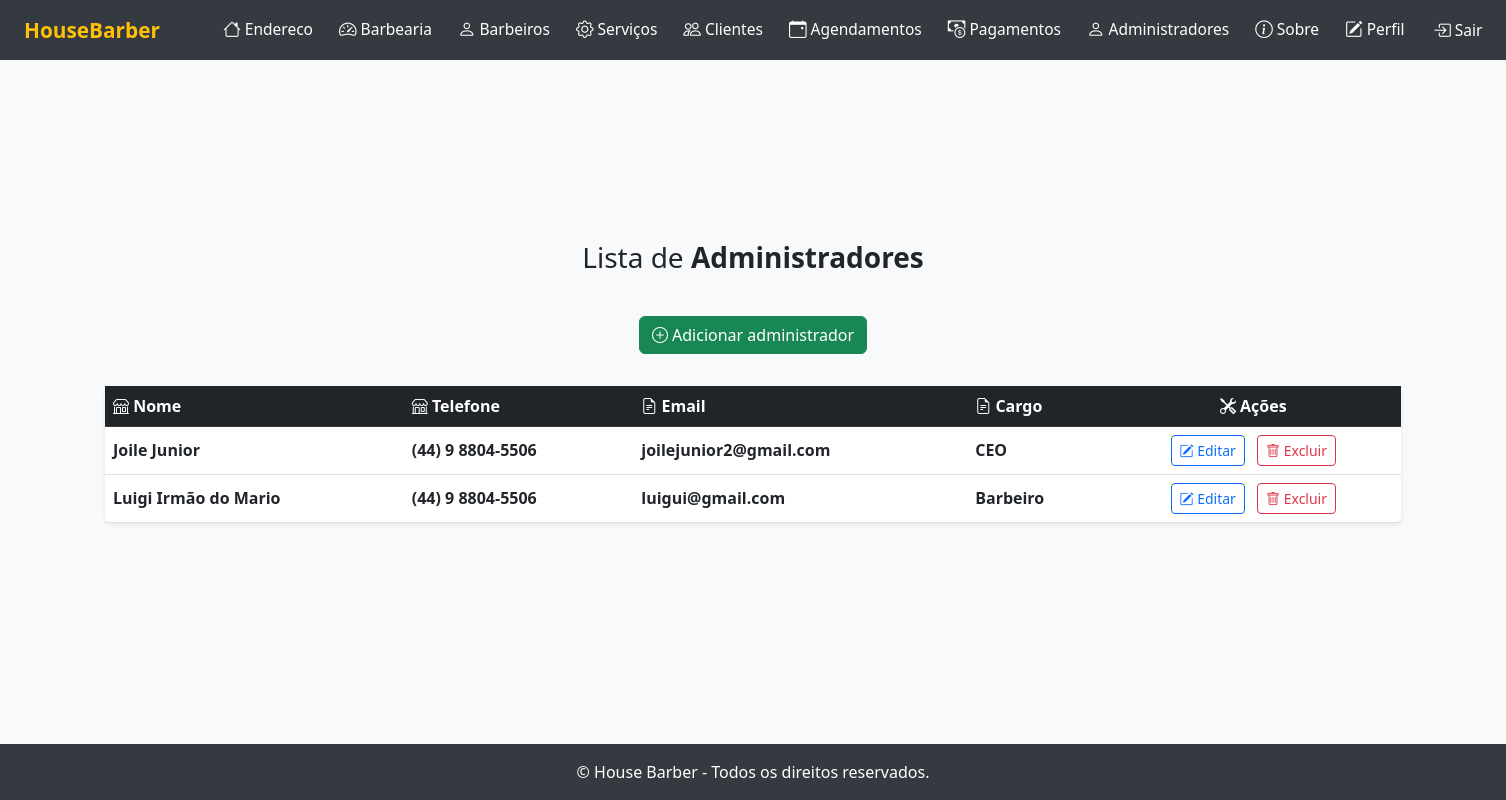
Page /listar/administradores/ (signed in) on the committed database.
### cadastros/models.py (models this page shows, shortened)
class Administrador(models.Model):
    nome = models.CharField(max_length=255, help_text="Nome do administrador")
    email = models.EmailField(help_text="E-mail do administrador")
    telefone = models.CharField(max_length=20, help_text="Telefone do administrador")
    cargo = models.CharField(max_length=100, help_text="Cargo do administrador")
    barbearia = models.ForeignKey(Barbearia, on_delete=models.CASCADE, related_name='administradores', help_text="Barbearia gerenciada")
    usuario = models.ForeignKey(User, on_delete=models.CASCADE, related_name='administrador_usuario', help_text="Usuário responsável pelo administrador")

### cadastros/views.py (the view)
# urls.py: path('listar/administradores/', AdministradorListView.as_view(), name='administrador-lista'),
class AdministradorListView(GroupRequiredMixin, LoginRequiredMixin, ListView):
    group_required = U"Adminstrador"
    login_url = reverse_lazy('login')
    model = Administrador
    template_name = 'listas/administrador.html'
    context_object_name = 'administradores'
    def get_queryset(self):
        return Administrador.objects.filter(usuario=self.request.user)

### cadastros/templates/listas/administrador.html (shortened to what this page needs)
{% extends "paginas/modelo.html" %}
{% block conteudo %}
<h3>
    Lista de <b>Administradores</b>
</h3>
<div class="d-flex justify-content-center mb-3">
    <a class="btn btn-success mb-3" href="{% url 'cadastrar-admin' %}">
        <i class="bi bi-plus-circle"></i> Adicionar administrador
    </a>
</div>
<table id="table-lista" class="table table-hover align-middle shadow-sm rounded bg-white">
    <thead class="table-dark">
        <tr>
            <th scope="col"><i class="bi bi-shop"></i> Nome</th>
            <th scope="col"><i class="bi bi-shop"></i> Telefone</th>
            <th scope="col"><i class="bi bi-file-earmark-text"></i> Email</th>
            <th scope="col"><i class="bi bi-file-earmark-text"></i> Cargo</th>
            <th scope="col" class="text-center"><i class="bi bi-tools"></i> Ações</th>
        </tr>
    </thead>
    <tbody>
        {% for object in object_list %}
            <tr>
                <td class="fw-semibold">{{ object.nome }}</td>
                <td class="fw-semibold">{{ object.telefone }}</td>
                <td class="fw-semibold">{{ object.email }}</td>
                <td class="fw-semibold">{{ object.cargo }}</td>
                <td class="text-center">
                    <a class="btn btn-outline-primary btn-sm me-2" href="{% url 'editar-admin' object.pk  %}">
                        <i class="bi bi-pencil-square"></i> Editar
                    </a>
                    <a class="btn btn-outline-danger btn-sm" href="{% url 'excluir-admin' object.pk  %}">
                        <i class="bi bi-trash"></i> Excluir
                    </a>
                </td>
            </tr>
        {% empty %}
            <tr>
                <td colspan="5" class="text-center text-muted py-4">
                    <i class="bi bi-exclamation-circle"></i> Nenhum registro encontrado.
                </td>
            </tr>
        {% endfor %}
    </tbody>
</table>
{% endblock %}
{% block scripts %}
<link href="https://cdn.datatables.net/v/bs5/dt-2.1.8/datatables.min.css" rel="stylesheet">
{% endblock scripts %}

### paginas/templates/paginas/modelo.html (style rules this page uses)
body { min-height: 100vh; display: flex; flex-direction: column; background: #f8f9fa; }

### rows in the picture
Administrador: nome "Joile Junior", telefone "(44) 9 8804-5506", email "joilejunior2@gmail.com", cargo "CEO"
Administrador: nome "Luigi Irmão do Mario", telefone "(44) 9 8804-5506", email "luigui@gmail.com", cargo "Barbeiro"
